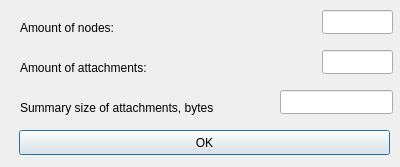
<?xml version="1.0" encoding="UTF-8"?>
<ui version="4.0">
 <class>TreeStatisticDlg</class>
 <widget class="QDialog" name="TreeStatisticDlg">
  <property name="geometry">
   <rect>
    <x>0</x>
    <y>0</y>
    <width>400</width>
    <height>167</height>
   </rect>
  </property>
  <property name="windowTitle">
   <string>Dialog</string>
  </property>
  <widget class="QLabel" name="label">
   <property name="geometry">
    <rect>
     <x>20</x>
     <y>20</y>
     <width>121</width>
     <height>16</height>
    </rect>
   </property>
   <property name="text">
    <string>Amount of nodes:</string>
   </property>
  </widget>
  <widget class="QLabel" name="label_2">
   <property name="geometry">
    <rect>
     <x>20</x>
     <y>60</y>
     <width>201</width>
     <height>16</height>
    </rect>
   </property>
   <property name="text">
    <string>Amount of attachments:</string>
   </property>
  </widget>
  <widget class="QLabel" name="label_3">
   <property name="geometry">
    <rect>
     <x>20</x>
     <y>100</y>
     <width>261</width>
     <height>16</height>
    </rect>
   </property>
   <property name="text">
    <string>Summary size of attachments, bytes</string>
   </property>
  </widget>
  <widget class="QLineEdit" name="m_EditNodesAmount">
   <property name="geometry">
    <rect>
     <x>322</x>
     <y>10</y>
     <width>71</width>
     <height>24</height>
    </rect>
   </property>
   <property name="alignment">
    <set>Qt::AlignRight|Qt::AlignTrailing|Qt::AlignVCenter</set>
   </property>
   <property name="readOnly">
    <bool>true</bool>
   </property>
  </widget>
  <widget class="QLineEdit" name="m_editAttachmentsAmount">
   <property name="geometry">
    <rect>
     <x>322</x>
     <y>50</y>
     <width>71</width>
     <height>24</height>
    </rect>
   </property>
   <property name="alignment">
    <set>Qt::AlignRight|Qt::AlignTrailing|Qt::AlignVCenter</set>
   </property>
   <property name="readOnly">
    <bool>true</bool>
   </property>
  </widget>
  <widget class="QLineEdit" name="m_EditSizeofAttachments">
   <property name="geometry">
    <rect>
     <x>280</x>
     <y>90</y>
     <width>113</width>
     <height>24</height>
    </rect>
   </property>
   <property name="alignment">
    <set>Qt::AlignRight|Qt::AlignTrailing|Qt::AlignVCenter</set>
   </property>
   <property name="readOnly">
    <bool>true</bool>
   </property>
  </widget>
  <widget class="QPushButton" name="m_bOK">
   <property name="geometry">
    <rect>
     <x>19</x>
     <y>130</y>
     <width>371</width>
     <height>25</height>
    </rect>
   </property>
   <property name="text">
    <string>OK</string>
   </property>
  </widget>
 </widget>
 <resources/>
 <connections/>
</ui>
